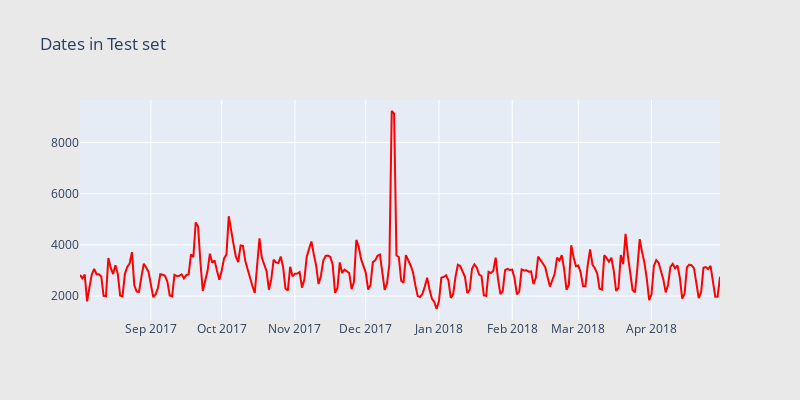

Notebook source saved alongside this figure:
### Markdown cell above
Inferences:
* We have data from 1 Aug, 2016 to 31 July, 2017 in our training dataset
* In Nov 2016, though there is an increase in the count of visitors, there is no increase in non-zero revenue counts during that time period (relative to the mean).

### Code cell
test_df['date'] = test_df['date'].apply(lambda x: datetime.date(int(str(x)[:4]), int(str(x)[4:6]), int(str(x)[6:])))
cnt_srs = test_df.groupby('date')['fullVisitorId'].size()


trace = scatter_plot(cnt_srs, 'red')

layout = go.Layout(
    height=400,
    width=800,
    paper_bgcolor='rgb(233,233,233)',
    title='Dates in Test set'
)

data = [trace]
fig = go.Figure(data=data, layout=layout)
py.iplot(fig, filename="ActivationDate")

### Figure 1 — Plotly figure (JSON) as saved in the notebook; plotly's stock layout.template omitted (floating-point values rounded to 4 significant figures; data arrays with more than 128 entries replaced by an {"elided": "..."} marker saying what was removed)
{"data": [{"marker": {"color": "red"}, "showlegend": false, "type": "scatter", "x": {"elided": "272 str values"}, "y": {"elided": "272 int values"}}], "layout": {"height": 400, "paper_bgcolor": "rgb(233,233,233)", "title": {"text": "Dates in Test set"}, "width": 800}}
